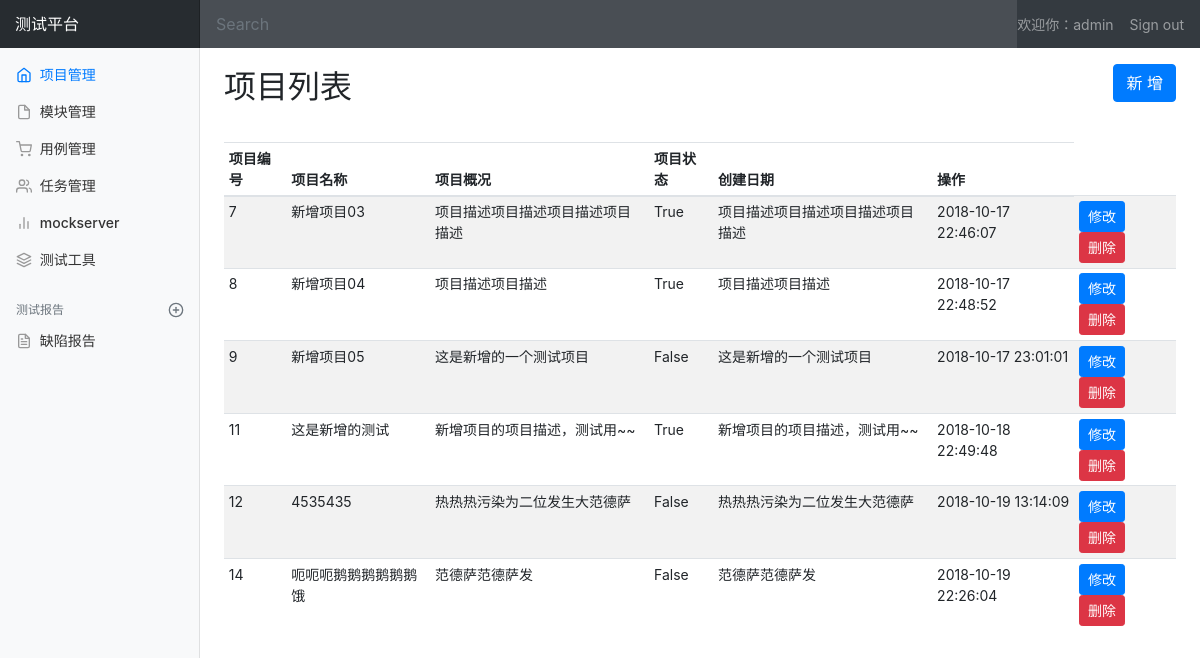
The app's page /manage/project_manage/ (signed in), older data.
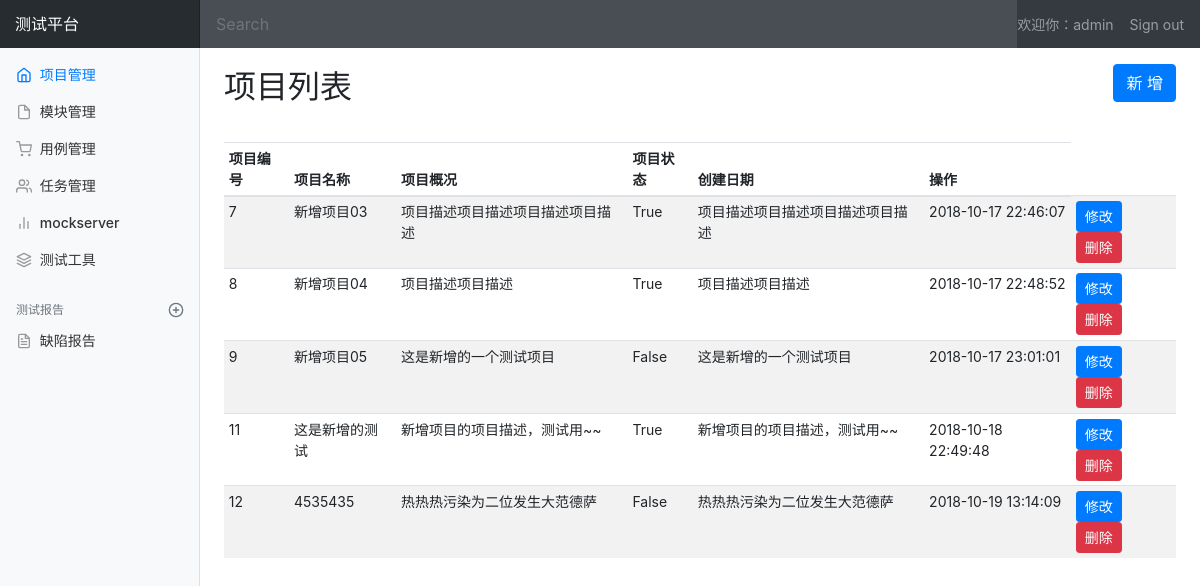
The same page, newer data.
### project_app/models.py (models this page shows, shortened)
class Project(models.Model):
    name = models.CharField("项目名称", max_length=100, blank=False, default="")
    describe = models.TextField("项目描述", default="")
    status = models.BooleanField("项目状态", default=True)
    create_time = models.DateTimeField("创建时间", auto_now=True)

### project_app/views/project_views.py (the view)
# urls.py: path('project_manage/', project_views.project_list, name='project_list'),
@login_required
def project_list(request):
    username = request.session.get('u', None)
    return render(request, 'project_app/project_manage.html', {'user': username, 'type': 'list', 'project_list': Project.objects.all()})

### templates/project_app/project_manage.html (shortened to what the changed rows need)
{% extends 'base.html' %}
{% block css %}
  {% load static %}
  <link rel="stylesheet" type="text/css" href="{% static 'css/project_manage.css' %}">
{% endblock %}
{% block body%}
  <div class="container-fluid">
      <div class="row">
        <main role="main" class="col-md-9 ml-sm-auto col-lg-10 pt-3 px-4">
          {% if type == 'list' %}
          <div class="d-flex justify-content-between flex-wrap flex-md-nowrap align-items-center pb-2 mb-3">
            <h1 class="h2">项目列表</h1>
          </div>
          <div class="table-responsive">
            <table class="table table-striped table-sm">
              <thead>
                <tr>
                  <th>项目编号</th>
                  <th>项目名称</th>
                  <th>项目概况</th>
                  <th>项目状态</th>
                  <th>创建日期</th>
                  <th>操作</th>
                </tr>
              </thead>
              <tbody>
                {% for project in project_list %}
                  <tr>
                    <td>{{ project.id }}</td>
                    <td>{{ project.name }}</td>
                    <td>{{ project.describe }}</td>
                    <td>{{ project.status}}</td>
                    <td>{{ project.describe }}</td>
                    <td>{{project.create_time|date:"Y-m-d H:i:s"}}</td>
                    <td>
                      <a href="/manage/edit_project/{{project.id}}/" class="btn btn-sm btn-primary">修改</a>
                      <a href="/manage/delete_project/{{project.id}}/" class="btn btn-sm btn-danger">删除</a>
                    </td>
                  </tr>
                {% endfor %}
              </tbody>
            </table>
          </div>
          {% endif %}
        </main>
      </div>
    </div>
{% endblock %}

Row changes from the older to the newer data that the page shows:
removed Project: id "14", name "呃呃呃鹅鹅鹅鹅鹅鹅饿", describe "范德萨范德萨发", status "False", create_time "2018-10-19 22:26:04"
